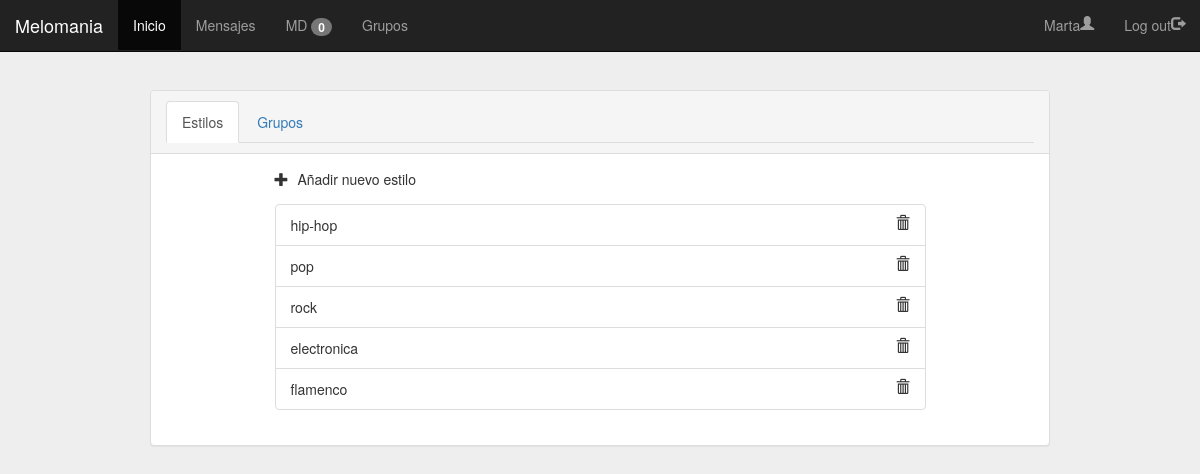
Page /admin.php (signed in) on the committed database.
### tables this page shows
CREATE TABLE `estilos` (
  `id_estilo` int(11) NOT NULL,
  `nombre` varchar(24) NOT NULL
);

### modelo/estiloDAO.php (called while the page is built, shortened)
<?php
  require_once("estilo.php");
  class EstiloDAO {
    public function getStyles(){
      $con = DB::getInstance()->getConnection();
      $result = array();
      $query = "SELECT * FROM estilos";
      if ($res = $con->query($query)){
        while($row = $res->fetch_row()){
          $estilo = new Estilo($row[0], $row[1]);
          array_push($result, $estilo);
        }
      }
      return  $result;
    }
  }
?>

### modelo/estilo.php (called while the page is built, shortened)
<?php
  class Estilo {
    private $name;
    public function __construct($id, $name){
      $this->name = $name;
    }
    public function getName(){
      return $this->name;
    }
  }
 ?>

### admin.php (the view, shortened to what this page needs)
<?php session_start();
require_once("modelo/estiloDAO.php");
require_once("modelo/estilo.php");
?>
<!DOCTYPE html>
<html>
  <head>
    <link rel="stylesheet" type="text/css" href="./style/styles.css">
    <link rel="stylesheet" href="https://maxcdn.bootstrapcdn.com/bootstrap/3.3.7/css/bootstrap.min.css">
  </head>
  <body>
    <?php include ('cabecera.php');?>
    <div class="wrapper">
      <div class="panel with-nav-tabs panel-default">
          <div class="panel-heading">
            <ul class="nav nav-tabs">
              <li class="active"><a href="#tab1default" data-toggle="tab">Estilos</a></li>
              <li><a href="#tab2default" data-toggle="tab">Grupos</a></li>
            </ul>
          </div>
          <div class="panel-body">
              <div class="tab-content">
                  <div class="tab-pane fade in active" id="tab1default">
                    <div class="message" data-toggle="modal" data-target="#estilos">
                      <span class="glyphicon glyphicon-plus"></span>
                      <p>Añadir nuevo estilo</p>
                    </div>
                    <ul class="list-group">
                      <?php
                        $styleDAO = new EstiloDAO();
                        $listStyles = $styleDAO->getStyles();
                        foreach($listStyles as $style){ ?>
                          <li class="list-group-item"><?php echo $style->getName() ?><spam class="glyphicon glyphicon-trash"></spam></li>
                        <?php }
                       ?>
                    </ul>
                  </div>
                  </div>
              </div>
          </div>
      </div>
  </body>
</html>

### style/styles.css (style rules this page uses)
body { background: #eee !important; padding-top: 45px; }
.wrapper { margin-top: 45px; margin-bottom: 80px; }
.list-group { width: 75%; margin: auto; }
.message { width: 75%; margin: auto; padding-bottom: 15px; cursor: pointer; }
.message p { display: inline; margin-left: 5px; }
div.panel { width:75%; margin:auto; }
spam.glyphicon { float:right; }

### rows in the picture
estilos: nombre "hip-hop"
estilos: nombre "pop"
estilos: nombre "rock"
estilos: nombre "electronica"
estilos: nombre "flamenco"

### other values in the picture
$menDAO->getCountNoReadMessages() "0"
$_SESSION["name"] "Marta"
